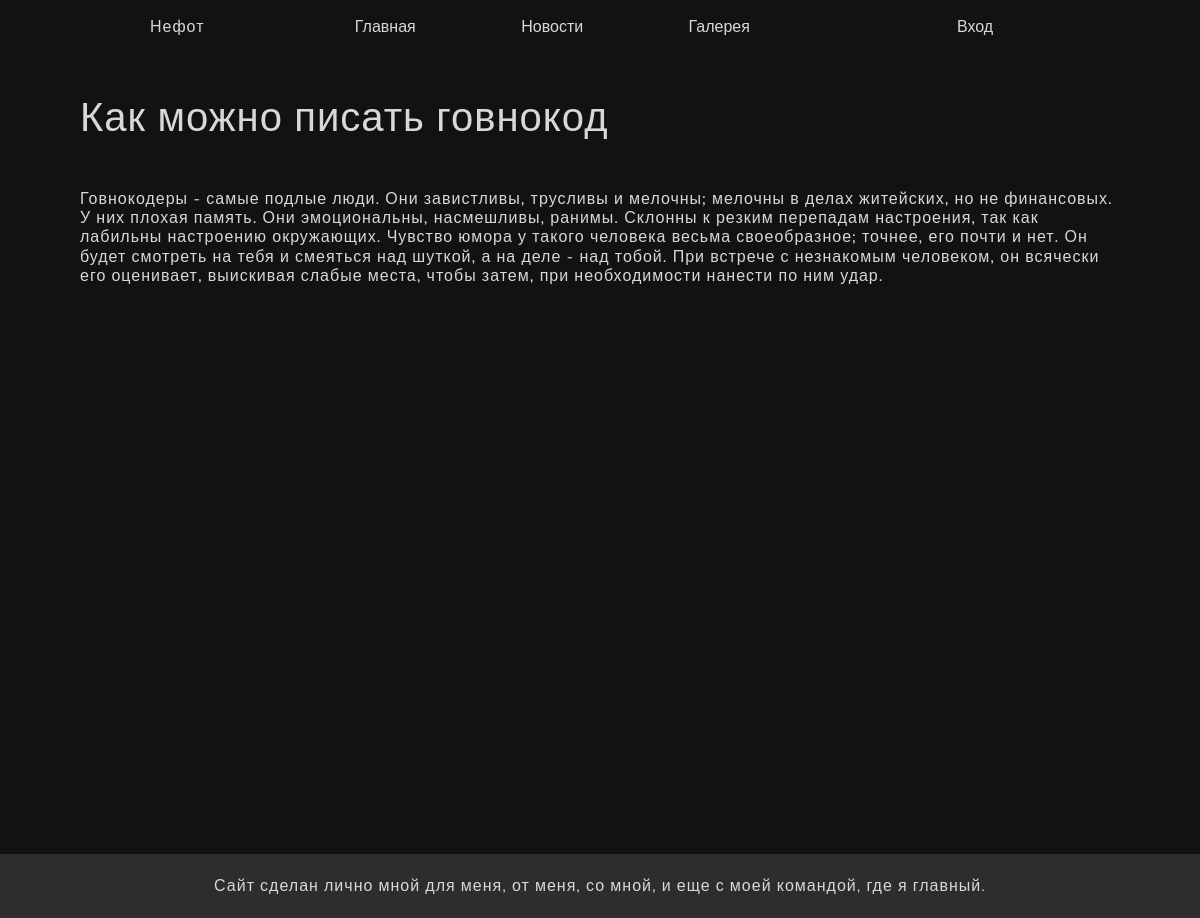
Page /blog/2/ on the earlier database version.
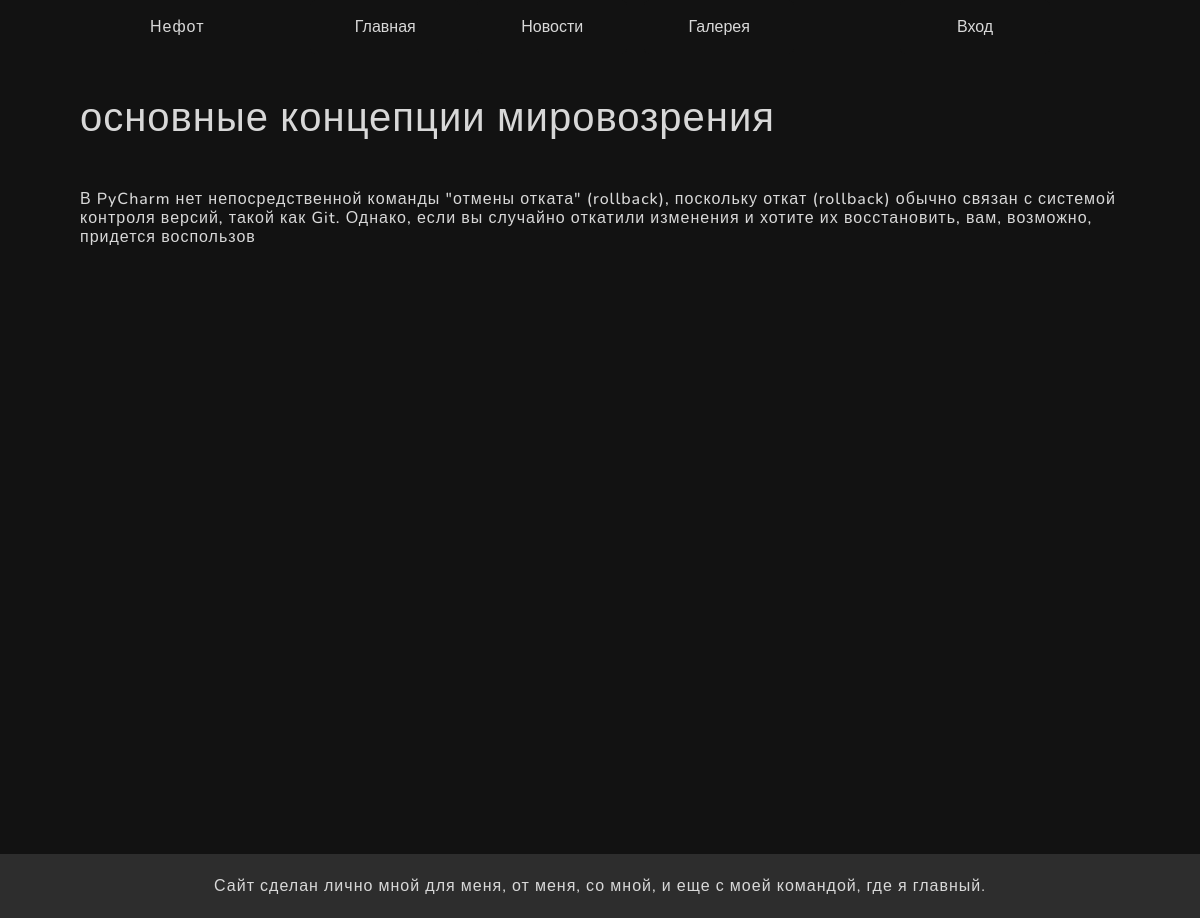
Same page on the later database version.
### blog/models.py (models this page shows, shortened)
class Blog(models.Model):
    title = models.CharField(max_length=100, verbose_name="Название статьи")
    subtitle = models.CharField(max_length=2550000, verbose_name="Текст статьи")
    time = models.DateTimeField(auto_now=False, default=timezone.now, verbose_name="дата")
    class Meta:
        verbose_name = "Блоги"
        verbose_name_plural = "Блоги"

### blog/views.py (the view)
# urls.py: path('<int:blog_id>/', views.detail, name='detail'),
def detail(request, blog_id):
    blog = get_object_or_404(Blog, pk=blog_id)
    return render(request, 'blog/detail.html', {'blog': blog})

### blog/templates/blog/detail.html (shortened to what this page needs)
{% extends 'blog/base.html' %} {% load static %} {% block content %}
    <section>
        <div class="ballisto all">
        <div class="blog-content">
            <h1>{{ blog.title }}</h1>
            <br>
            <br>
            <h6>{{ blog.subtitle | safe }}</h6>
        </div>
    </div>
    </section>
{% endblock %}

Differences in the rows shown:
changed Blog: title "Как можно писать говнокод" → "основные концепции мировозрения"; subtitle "Говнокодеры - самые подлые люди. Они завистливы, трусливы и мелочны; мелочны в делах житейских, но не финансовых. У них плохая память. Они эмоциональны, насмешливы, ранимы. Склонны к резким перепадам настроения, так как лабильны настроению окружающих. Чувство юмора у такого человека весьма своеобразное; точнее, его почти и нет. Он будет смотреть на тебя и смеяться над шуткой, а на деле - над тобой. При встрече с незнакомым человеком, он всячески его оценивает, выискивая слабые места, чтобы затем, при необходимости нанести по ним удар." → "В PyCharm нет непосредственной команды \"отмены отката\" (rollback), поскольку откат (rollback) обычно связан с системой контроля версий, такой как Git. Однако, если вы случайно откатили изменения и хотите их восстановить, вам, возможно, придется воспользов"
